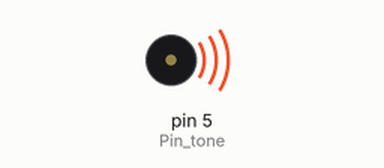
Bench run of a sketch on a simulated Arduino Uno, built with avr-gcc and run on an emulated ATmega328P. Shown: buzzer (waves = sounding).

Above: at 1.0 s.
Timing chart, 0 to 14.5 s (numbered marks = the images above):
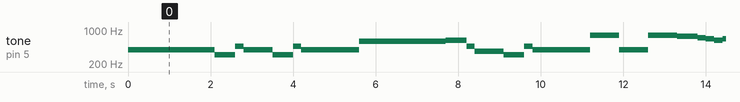

Measured:
- by itself, tone on pin 5 (Pin_tone): plays 392 Hz for 2.1 s, 311 Hz for 0.50 s, 466 Hz for 0.20 s, 392 Hz for 0.70 s, 311 Hz for 0.50 s, 466 Hz for 0.20 s … (200 notes in this stretch)

The sketch:

Marsh.ino
```cpp
const int Pin_tone = 5; // номер порта зуммера
const byte COUNT_NOTES = 39; // Колличество нот
//частоты ноты
int frequences[COUNT_NOTES] = {
  392, 392, 392, 311, 466, 392, 311, 466, 392,
  587, 587, 587, 622, 466, 369, 311, 466, 392,
  784, 392, 392, 784, 739, 698, 659, 622, 659,
  415, 554, 523, 493, 466, 440, 466,
  311, 369, 311, 466, 392
};
//длительность нот
int durations[COUNT_NOTES] = {
  350, 350, 350, 250, 100, 350, 250, 100, 700,
  350, 350, 350, 250, 100, 350, 250, 100, 700,
  350, 250, 100, 350, 250, 100, 100, 100, 450,
  150, 350, 250, 100, 100, 100, 450,
  150, 350, 250, 100, 750
};
void setup() {
  pinMode(Pin_tone, OUTPUT);  // Настраиваем контакт на выход
}
void loop() {
  for (int i = 0; i <= COUNT_NOTES; i++  ) { // Цикл от 0 до количества нот
    tone(Pin_tone, frequences[i], durations[i] * 2); // Включаем звук, определенной частоты
    delay(durations[i] * 2);  // Дауза для заданой ноты
    noTone(Pin_tone); // Останавливаем звук
  }
}
```
